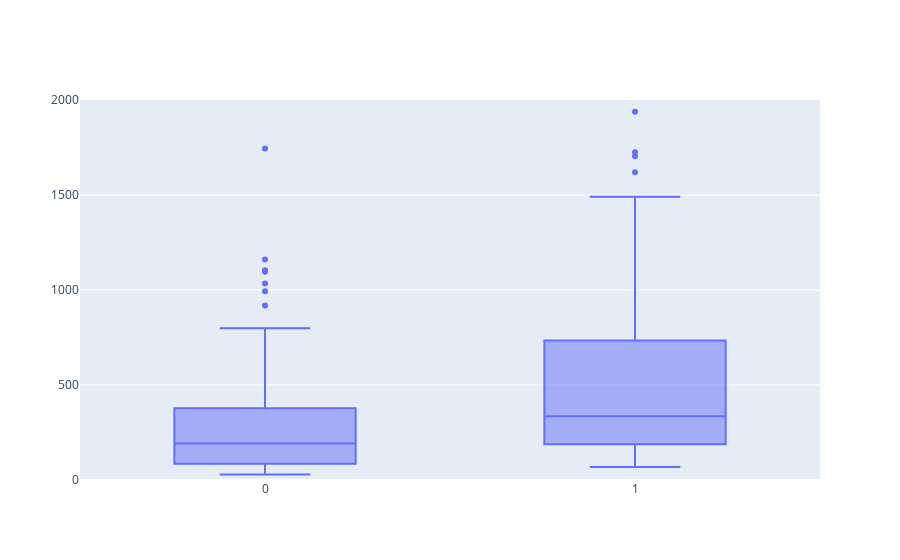

Source (notebook cell):
### Code cell
# Hacelro por grupos
import plotly.graph_objs as go
fig = go.Figure(data=go.Box(x=products.reset_index()['emailer_for_promotion'], y=products.reset_index()['num_orders']))
fig.update_layout(yaxis_range=[0,2000])
fig.show()

### Figure 1 — Plotly figure (JSON) as saved in the notebook; plotly's stock layout.template omitted (floating-point values rounded to 4 significant figures; data arrays with more than 128 entries replaced by an {"elided": "..."} marker saying what was removed)
{"data": [{"type": "box", "x": {"elided": "182 int values"}, "y": {"elided": "182 float values"}}], "layout": {"yaxis": {"range": [0, 2000]}}}
